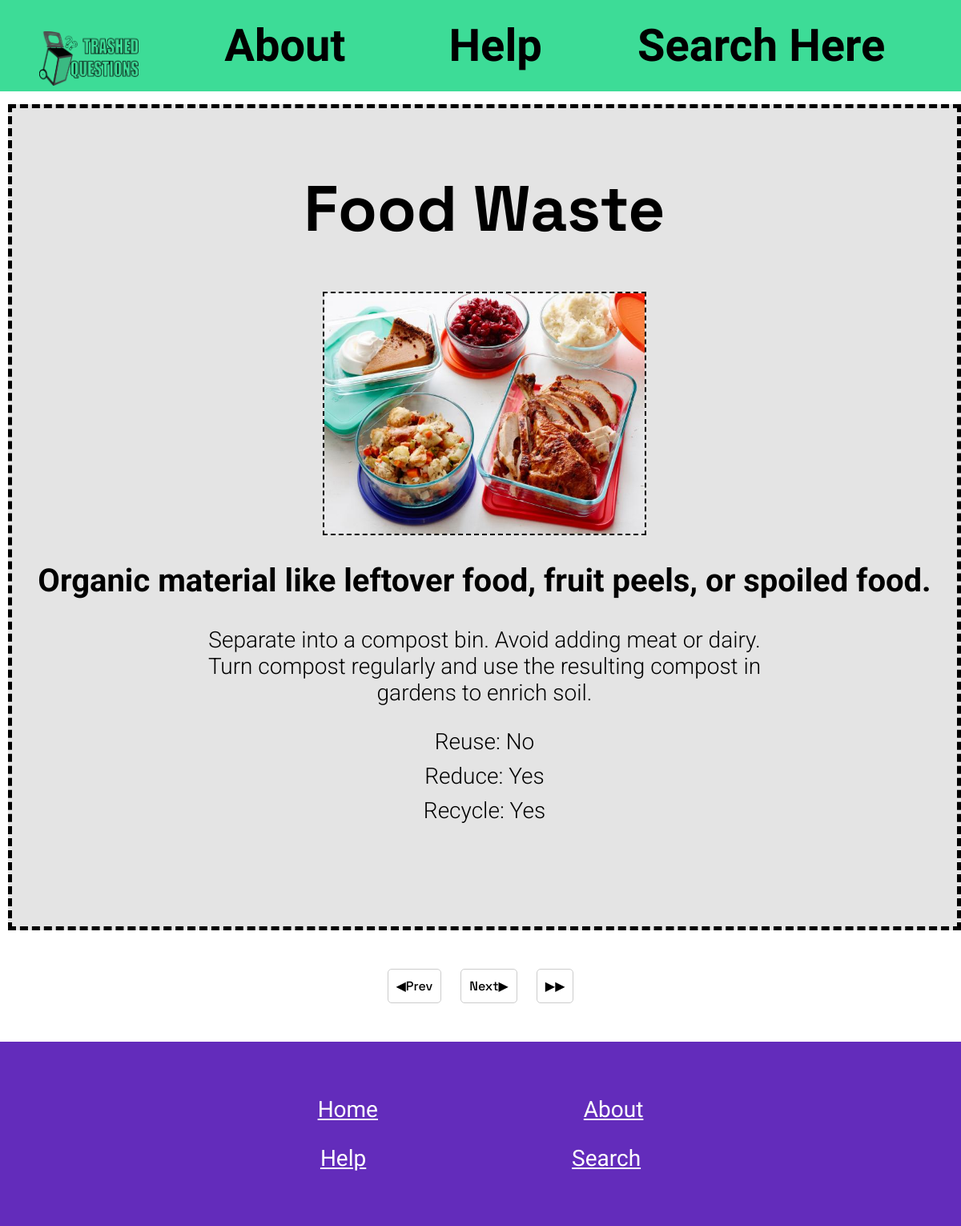
Screenshot of /item/4 with the database file from the repository.
### tables this page shows
CREATE TABLE Trash (id INTEGER PRIMARY KEY AUTOINCREMENT, name TEXT NOT NULL, description TEXT, instructions TEXT, bins INTEGER NOT NULL REFERENCES Bins (id), rrr INTEGER NOT NULL REFERENCES RRR (id), image TEXT);

CREATE TABLE RRR (id INTEGER PRIMARY KEY AUTOINCREMENT, reduce TEXT NOT NULL, reuse TEXT NOT NULL, recycle TEXT NOT NULL);

### Routes.py (the view)
@app.route('/item/<int:id>')
def item(id):
    conn = sqlite3.connect("Webdatabase.db")
    cur = conn.cursor()
    cur.execute("SELECT * FROM Trash WHERE id=?", (id,))
    trash = cur.fetchone()
    cur.execute("""SELECT * FROM RRR WHERE id =
                (SELECT rrr FROM Trash WHERE id=?)""", (id,))
    rrr = cur.fetchone()
    cur.execute("SELECT id FROM Trash ORDER BY ID DESC")
    max_limit = cur.fetchone()
    next_button = id+1
    previous_button = id-1
    next_by_10_button = id+10
    previous_by_10_button = id-10
    hide_previous_by_10_button = None
    hide_next_by_10_button = None
    hide_next_button = None
    hide_previous_button = None
    if id > max_limit[0]:
        return redirect(url_for('homepage'))
    if id == max_limit[0] or id >= max_limit[0]:
        id = max_limit[0]
        next_button = id
        next_by_10_button = id
        hide_next_button = HIDDEN
    if id <= 0:
        return redirect(url_for('homepage'))
    if id == 1:
        hide_previous_button = HIDDEN
    if id <= 10:
        hide_previous_by_10_button = HIDDEN
    if id+9 >= max_limit[0]:
        hide_next_by_10_button = HIDDEN
    cur = conn.cursor()
    cur.execute("SELECT bins FROM Trash WHERE id=?", (id,))
    bins = cur.fetchone()
    color = DEFAULT
    if bins == (1,):
        color = DEFAULT
    if bins == (2,) or bins == (6,):
        color = TRASH
    if bins == (3,) or bins == (5,) or bins == (7,) or bins == (8,):
        color = RECYCLE
    if bins == (4,):
        color = COMPOST
    return render_template('item.html', trash=trash, rrr=rrr, idp=next_button,
                           idm=previous_button, idp10=next_by_10_button,
                           idm10=previous_by_10_button,
                           hideprev=hide_previous_button,
                           hideforw=hide_next_button,
                           hideprevall=hide_previous_by_10_button,
                           hideforwall=hide_next_by_10_button, color=color)

### templates/item.html (shortened to what this page needs)
{% extends 'layout.html' %}
{% block content %}
<div class="box" style="display:block">
    <h1>{{trash[1]}}</h1>
    <img src = "/static/images/{{trash[6]}}" class = "image" style="text-align: center;" title="{{trash[1]}}"/>
    <h2>{{trash[2]}}</h2>
    <p>{{trash[3]}}</p>
    <p>Reuse: {{rrr[1]}}<br>
        Reduce: {{rrr[2]}}<br>
        Recycle: {{rrr[3]}}</p>
</div>
<div style="text-align: center;">
    <a class="button" {{hideprev}} href="{{ '/item/%s'%idm }}">◀Prev</a>
    <a class="button" {{hideforw}} href="{{ '/item/%s'%idp }}">Next▶</a>
    <a class="button" {{hideforwall}} href="{{ '/item/%s'%idp10 }}">▶▶</a>
</div>
{% endblock %}

### static/style.css (style rules this page uses)
body { margin: 0; padding: 0; }
.image { height: 300px; margin-left: auto; margin-right: auto; display:block; border:2.5px dashed black; }
h1 { font-size: 500%; font-family: "Space Grotesk", sans-serif; font-weight: 700; font-style: normal; text-align: center; }
h2 { font-size: 250%; font-family: "Roboto", sans-serif; font-weight: 700; font-style: normal; text-align: center; }
p { font-size: 175%; font-family: "Roboto", sans-serif; font-weight: 300; font-style: normal; margin-left: auto; margin-right: auto; display:block; text-align: center; width: 700px; }
.button { margin:10px; padding:10px; border:1px solid #ccc; border-radius:5px; font-family: "Space Grotesk", sans-serif; font-weight: 500; font-style: normal; }
a { text-decoration: none; color:black }
main div { margin-bottom:5%; }
.box { background-color: #e4e4e4; width: 100%; height:auto; padding-bottom:100px; border: dashed 5px; padding-top: 20px; }

### rows the page displays
Trash: name "Food Waste", image (picture), description "Organic material like leftover food, fruit peels, or spoiled food.", instructions "Separate into a compost bin. Avoid adding meat or dairy. Turn compost regularly and use the resulting compost in gardens to enrich soil."
RRR: reduce "No", reuse "Yes", recycle "Yes"
